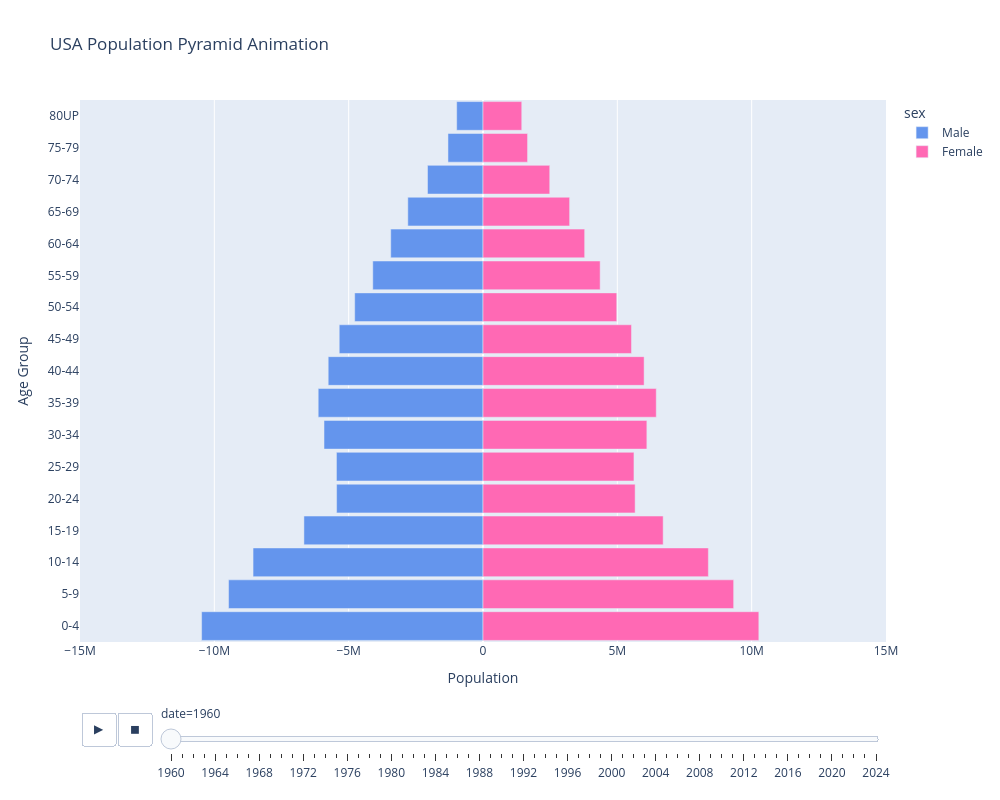

The notebook cell saved with this chart:
### Code cell
import plotly.express as px

def plot_pyramid_slider(df):
    """
    Creates an animated population pyramid for the USA (1960-Today).
    """
    # 1. Prepare the Data
    # Reset index of dataframe so we can access 'date' and 'country' as normal columns
    df_clean = df.reset_index()
    
    # Sort by Date Ascending (1960 -> 2021)
    df_clean['date'] = df_clean['date'].astype(int)
    df_clean = df_clean.sort_values("date", ascending=True)
    
    # 2. "Melt" the Data
    df_long = df_clean.melt(
        id_vars=['date', 'country'], 
        var_name='group', 
        value_name='count'
    )
    
    # Split "Male 0-4" into two columns: "Male" and "0-4"
    df_long[['sex', 'age']] = df_long['group'].str.split(' ', n=1, expand=True)
    
    # 3. The Negative Trick (for the Left side)
    df_long['population'] = df_long.apply(
        lambda row: -row['count'] if row['sex'] == 'Male' else row['count'], 
        axis=1
    )
    
    # 4. Define Age Order
    # Forces the graph to stack 0-4 at bottom, 80+ at top
    age_order = [
        "0-4", "5-9", "10-14", "15-19", "20-24", "25-29", "30-34",
        "35-39", "40-44", "45-49", "50-54", "55-59", "60-64", 
        "65-69", "70-74", "75-79", "80UP"
    ]
    
    # 5. Draw the Animation
    fig = px.bar(
        df_long,
        y="age",
        x="population",
        color="sex",
        animation_frame="date",       # <--- The Magic Slider
        orientation='h',
        range_x=[-15_000_000, 15_000_000], # Locks the camera so bars don't jump
        category_orders={"age": age_order[::-1]},
        title="USA Population Pyramid Animation",
        color_discrete_map={'Male': 'cornflowerblue', 'Female': 'hotpink'},
        height=800, 
        width=1000
    )
    
    # OPtional clean up labels
    fig.update_layout(
        xaxis_title="Population",
        yaxis_title="Age Group",
        bargap=0.1
    )
    
    fig.show()

# Use the function
plot_pyramid_slider(usa_data)

### Figure 1 — Plotly figure (JSON) as saved in the notebook; plotly's stock layout.template omitted (floating-point values rounded to 4 significant figures)
{"data": [{"hovertemplate": "sex=Male<br>date=1960<br>population=%{x}<br>age=%{y}<extra></extra>", "legendgroup": "Male", "marker": {"color": "cornflowerblue", "pattern": {"shape": ""}}, "name": "Male", "orientation": "h", "showlegend": true, "textposition": "auto", "type": "bar", "x": [-10470000.0, -9470000.0, -8559000.0, -6666000.0, -5449000.0, -5455000.0, -5918000.0, -6134000.0, -5762000.0, -5351000.0, -4776000.0, -4102000.0, -3435000.0, -2798000.0, -2065000.0, -1303000.0, -979800.0], "xaxis": "x", "y": ["0-4", "5-9", "10-14", "15-19", "20-24", "25-29", "30-34", "35-39", "40-44", "45-49", "50-54", "55-59", "60-64", "65-69", "70-74", "75-79", "80UP"], "yaxis": "y"}, {"hovertemplate": "sex=Female<br>date=1960<br>population=%{x}<br>age=%{y}<extra></extra>", "legendgroup": "Female", "marker": {"color": "hotpink", "pattern": {"shape": ""}}, "name": "Female", "orientation": "h", "showlegend": true, "textposition": "auto", "type": "bar", "x": [10270000.0, 9330000.0, 8389000.0, 6706000.0, 5662000.0, 5619000.0, 6099000.0, 6449000.0, 5997000.0, 5527000.0, 4978000.0, 4361000.0, 3784000.0, 3224000.0, 2484000.0, 1658000.0, 1442000.0], "xaxis": "x", "y": ["0-4", "5-9", "10-14", "15-19", "20-24", "25-29", "30-34", "35-39", "40-44", "45-49", "50-54", "55-59", "60-64", "65-69", "70-74", "75-79", "80UP"], "yaxis": "y"}], "layout": {"bargap": 0.1, "barmode": "relative", "height": 800, "legend": {"title": {"text": "sex"}, "tracegroupgap": 0}, "sliders": [{"active": 0, "currentvalue": {"prefix": "date="}, "len": 0.9, "pad": {"b": 10, "t": 60}, "steps": [{"args": [["1960"], {"frame": {"duration": 0, "redraw": true}, "fromcurrent": true, "mode": "immediate", "transition": {"duration": 0, "easing": "linear"}}], "label": "1960", "method": "animate"}, {"args": [["1961"], {"frame": {"duration": 0, "redraw": true}, "fromcurrent": true, "mode": "immediate", "transition": {"duration": 0, "easing": "linear"}}], "label": "1961", "method": "animate"}, {"args": [["1962"], {"frame": {"duration": 0, "redraw": true}, "fromcurrent": true, "mode": "immediate", "transition": {"duration": 0, "easing": "linear"}}], "label": "1962", "method": "animate"}, {"args": [["1963"], {"frame": {"duration": 0, "redraw": true}, "fromcurrent": true, "mode": "immediate", "transition": {"duration": 0, "easing": "linear"}}], "label": "1963", "method": "animate"}, {"args": [["1964"], {"frame": {"duration": 0, "redraw": true}, "fromcurrent": true, "mode": "immediate", "transition": {"duration": 0, "easing": "linear"}}], "label": "1964", "method": "animate"}, {"args": [["1965"], {"frame": {"duration": 0, "redraw": true}, "fromcurrent": true, "mode": "immediate", "transition": {"duration": 0, "easing": "linear"}}], "label": "1965", "method": "animate"}, {"args": [["1966"], {"frame": {"duration": 0, "redraw": true}, "fromcurrent": true, "mode": "immediate", "transition": {"duration": 0, "easing": "linear"}}], "label": "1966", "method": "animate"}, {"args": [["1967"], {"frame": {"duration": 0, "redraw": true}, "fromcurrent": true, "mode": "immediate", "transition": {"duration": 0, "easing": "linear"}}], "label": "1967", "method": "animate"}, {"args": [["1968"], {"frame": {"duration": 0, "redraw": true}, "fromcurrent": true, "mode": "immediate", "transition": {"duration": 0, "easing": "linear"}}], "label": "1968", "method": "animate"}, {"args": [["1969"], {"frame": {"duration": 0, "redraw": true}, "fromcurrent": true, "mode": "immediate", "transition": {"duration": 0, "easing": "linear"}}], "label": "1969", "method": "animate"}, {"args": [["1970"], {"frame": {"duration": 0, "redraw": true}, "fromcurrent": true, "mode": "immediate", "transition": {"duration": 0, "easing": "linear"}}], "label": "1970", "method": "animate"}, {"args": [["1971"], {"frame": {"duration": 0, "redraw": true}, "fromcurrent": true, "mode": "immediate", "transition": {"duration": 0, "easing": "linear"}}], "label": "1971", "method": "animate"}, {"args": [["1972"], {"frame": {"duration": 0, "redraw": true}, "fromcurrent": true, "mode": "immediate", "transition": {"duration": 0, "easing": "linear"}}], "label": "1972", "method": "animate"}, {"args": [["1973"], {"frame": {"duration": 0, "redraw": true}, "fromcurrent": true, "mode": "immediate", "transition": {"duration": 0, "easing": "linear"}}], "label": "1973", "method": "animate"}, {"args": [["1974"], {"frame": {"duration": 0, "redraw": true}, "fromcurrent": true, "mode": "immediate", "transition": {"duration": 0, "easing": "linear"}}], "label": "1974", "method": "animate"}, {"args": [["1975"], {"frame": {"duration": 0, "redraw": true}, "fromcurrent": true, "mode": "immediate", "transition": {"duration": 0, "easing": "linear"}}], "label": "1975", "method": "animate"}, {"args": [["1976"], {"frame": {"duration": 0, "redraw": true}, "fromcurrent": true, "mode": "immediate", "transition": {"duration": 0, "easing": "linear"}}], "label": "1976", "method": "animate"}, {"args": [["1977"], {"frame": {"duration": 0, "redraw": true}, "fromcurrent": true, "mode": "immediate", "transition": {"duration": 0, "easing": "linear"}}], "label": "1977", "method": "animate"}, {"args": [["1978"], {"frame": {"duration": 0, "redraw": true}, "fromcurrent": true, "mode": "immediate", "transition": {"duration": 0, "easing": "linear"}}], "label": "1978", "method": "animate"}, {"args": [["1979"], {"frame": {"duration": 0, "redraw": true}, "fromcurrent": true, "mode": "immediate", "transition": {"duration": 0, "easing": "linear"}}], "label": "1979", "method": "animate"}, {"args": [["1980"], {"frame": {"duration": 0, "redraw": true}, "fromcurrent": true, "mode": "immediate", "transition": {"duration": 0, "easing": "linear"}}], "label": "1980", "method": "animate"}, {"args": [["1981"], {"frame": {"duration": 0, "redraw": true}, "fromcurrent": true, "mode": "immediate", "transition": {"duration": 0, "easing": "linear"}}], "label": "1981", "method": "animate"}, {"args": [["1982"], {"frame": {"duration": 0, "redraw": true}, "fromcurrent": true, "mode": "immediate", "transition": {"duration": 0, "easing": "linear"}}], "label": "1982", "method": "animate"}, {"args": [["1983"], {"frame": {"duration": 0, "redraw": true}, "fromcurrent": true, "mode": "immediate", "transition": {"duration": 0, "easing": "linear"}}], "label": "1983", "method": "animate"}, {"args": [["1984"], {"frame": {"duration": 0, "redraw": true}, "fromcurrent": true, "mode": "immediate", "transition": {"duration": 0, "easing": "linear"}}], "label": "1984", "method": "animate"}, {"args": [["1985"], {"frame": {"duration": 0, "redraw": true}, "fromcurrent": true, "mode": "immediate", "transition": {"duration": 0, "easing": "linear"}}], "label": "1985", "method": "animate"}, {"args": [["1986"], {"frame": {"duration": 0, "redraw": true}, "fromcurrent": true, "mode": "immediate", "transition": {"duration": 0, "easing": "linear"}}], "label": "1986", "method": "animate"}, {"args": [["1987"], {"frame": {"duration": 0, "redraw": true}, "fromcurrent": true, "mode": "immediate", "transition": {"duration": 0, "easing": "linear"}}], "label": "1987", "method": "animate"}, {"args": [["1988"], {"frame": {"duration": 0, "redraw": true}, "fromcurrent": true, "mode": "immediate", "transition": {"duration": 0, "easing": "linear"}}], "label": "1988", "method": "animate"}, {"args": [["1989"], {"frame": {"duration": 0, "redraw": true}, "fromcurrent": true, "mode": "immediate", "transition": {"duration": 0, "easing": "linear"}}], "label": "1989", "method": "animate"}, {"args": [["1990"], {"frame": {"duration": 0, "redraw": true}, "fromcurrent": true, "mode": "immediate", "transition": {"duration": 0, "easing": "linear"}}], "label": "1990", "method": "animate"}, {"args": [["1991"], {"frame": {"duration": 0, "redraw": true}, "fromcurrent": true, "mode": "immediate", "transition": {"duration": 0, "easing": "linear"}}], "label": "1991", "method": "animate"}, {"args": [["1992"], {"frame": {"duration": 0, "redraw": true}, "fromcurrent": true, "mode": "immediate", "transition": {"duration": 0, "easing": "linear"}}], "label": "1992", "method": "animate"}, {"args": [["1993"], {"frame": {"duration": 0, "redraw": true}, "fromcurrent": true, "mode": "immediate", "transition": {"duration": 0, "easing": "linear"}}], "label": "1993", "method": "animate"}, {"args": [["1994"], {"frame": {"duration": 0, "redraw": true}, "fromcurrent": true, "mode": "immediate", "transition": {"duration": 0, "easing": "linear"}}], "label": "1994", "method": "animate"}, {"args": [["1995"], {"frame": {"duration": 0, "redraw": true}, "fromcurrent": true, "mode": "immediate", "transition": {"duration": 0, "easing": "linear"}}], "label": "1995", "method": "animate"}, {"args": [["1996"], {"frame": {"duration": 0, "redraw": true}, "fromcurrent": true, "mode": "immediate", "transition": {"duration": 0, "easing": "linear"}}], "label": "1996", "method": "animate"}, {"args": [["1997"], {"frame": {"duration": 0, "redraw": true}, "fromcurrent": true, "mode": "immediate", "transition": {"duration": 0, "easing": "linear"}}], "label": "1997", "method": "animate"}, {"args": [["1998"], {"frame": {"duration": 0, "redraw": true}, "fromcurrent": true, "mode": "immediate", "transition": {"duration": 0, "easing": "linear"}}], "label": "1998", "method": "animate"}, {"args": [["1999"], {"frame": {"duration": 0, "redraw": true}, "fromcurrent": true, "mode": "immediate", "transition": {"duration": 0, "easing": "linear"}}], "label": "1999", "method": "animate"}, {"args": [["2000"], {"frame": {"duration": 0, "redraw": true}, "fromcurrent": true, "mode": "immediate", "transition": {"duration": 0, "easing": "linear"}}], "label": "2000", "method": "animate"}, {"args": [["2001"], {"frame": {"duration": 0, "redraw": true}, "fromcurrent": true, "mode": "immediate", "transition": {"duration": 0, "easing": "linear"}}], "label": "2001", "method": "animate"}, {"args": [["2002"], {"frame": {"duration": 0, "redraw": true}, "fromcurrent": true, "mode": "immediate", "transition": {"duration": 0, "easing": "linear"}}], "label": "2002", "method": "animate"}, {"args": [["2003"], {"frame": {"duration": 0, "redraw": true}, "fromcurrent": true, "mode": "immediate", "transition": {"duration": 0, "easing": "linear"}}], "label": "2003", "method": "animate"}, {"args": [["2004"], {"frame": {"duration": 0, "redraw": true}, "fromcurrent": true, "mode": "immediate", "transition": {"duration": 0, "easing": "linear"}}], "label": "2004", "method": "animate"}, {"args": [["2005"], {"frame": {"duration": 0, "redraw": true}, "fromcurrent": true, "mode": "immediate", "transition": {"duration": 0, "easing": "linear"}}], "label": "2005", "method": "animate"}, {"args": [["2006"], {"frame": {"duration": 0, "redraw": true}, "fromcurrent": true, "mode": "immediate", "transition": {"duration": 0, "easing": "linear"}}], "label": "2006", "method": "animate"}, {"args": [["2007"], {"frame": {"duration": 0, "redraw": true}, "fromcurrent": true, "mode": "immediate", "transition": {"duration": 0, "easing": "linear"}}], "label": "2007", "method": "animate"}, {"args": [["2008"], {"frame": {"duration": 0, "redraw": true}, "fromcurrent": true, "mode": "immediate", "transition": {"duration": 0, "easing": "linear"}}], "label": "2008", "method": "animate"}, {"args": [["2009"], {"frame": {"duration": 0, "redraw": true}, "fromcurrent": true, "mode": "immediate", "transition": {"duration": 0, "easing": "linear"}}], "label": "2009", "method": "animate"}, {"args": [["2010"], {"frame": {"duration": 0, "redraw": true}, "fromcurrent": true, "mode": "immediate", "transition": {"duration": 0, "easing": "linear"}}], "label": "2010", "method": "animate"}, {"args": [["2011"], {"frame": {"duration": 0, "redraw": true}, "fromcurrent": true, "mode": "immediate", "transition": {"duration": 0, "easing": "linear"}}], "label": "2011", "method": "animate"}, {"args": [["2012"], {"frame": {"duration": 0, "redraw": true}, "fromcurrent": true, "mode": "immediate", "transition": {"duration": 0, "easing": "linear"}}], "label": "2012", "method": "animate"}, {"args": [["2013"], {"frame": {"duration": 0, "redraw": true}, "fromcurrent": true, "mode": "immediate", "transition": {"duration": 0, "easing": "linear"}}], "label": "2013", "method": "animate"}, {"args": [["2014"], {"frame": {"duration": 0, "redraw": true}, "fromcurrent": true, "mode": "immediate", "transition": {"duration": 0, "easing": "linear"}}], "label": "2014", "method": "animate"}, {"args": [["2015"], {"frame": {"duration": 0, "redraw": true}, "fromcurrent": true, "mode": "immediate", "transition": {"duration": 0, "easing": "linear"}}], "label": "2015", "method": "animate"}, {"args": [["2016"], {"frame": {"duration": 0, "redraw": true}, "fromcurrent": true, "mode": "immediate", "transition": {"duration": 0, "easing": "linear"}}], "label": "2016", "method": "animate"}, {"args": [["2017"], {"frame": {"duration": 0, "redraw": true}, "fromcurrent": true, "mode": "immediate", "transition": {"duration": 0, "easing": "linear"}}], "label": "2017", "method": "animate"}, {"args": [["2018"], {"frame": {"duration": 0, "redraw": true}, "fromcurrent": true, "mode": "immediate", "transition": {"duration": 0, "easing": "linear"}}], "label": "2018", "method": "animate"}, {"args": [["2019"], {"frame": {"duration": 0, "redraw": true}, "fromcurrent": true, "mode": "immediate", "transition": {"duration": 0, "easing": "linear"}}], "label": "2019", "method": "animate"}, {"args": [["2020"], {"frame": {"duration": 0, "redraw": true}, "fromcurrent": true, "mode": "immediate", "transition": {"duration": 0, "easing": "linear"}}], "label": "2020", "method": "animate"}, {"args": [["2021"], {"frame": {"duration": 0, "redraw": true}, "fromcurrent": true, "mode": "immediate", "transition": {"duration": 0, "easing": "linear"}}], "label": "2021", "method": "animate"}, {"args": [["2022"], {"frame": {"duration": 0, "redraw": true}, "fromcurrent": true, "mode": "immediate", "transition": {"duration": 0, "easing": "linear"}}], "label": "2022", "method": "animate"}, {"args": [["2023"], {"frame": {"duration": 0, "redraw": true}, "fromcurrent": true, "mode": "immediate", "transition": {"duration": 0, "easing": "linear"}}], "label": "2023", "method": "animate"}, {"args": [["2024"], {"frame": {"duration": 0, "redraw": true}, "fromcurrent": true, "mode": "immediate", "transition": {"duration": 0, "easing": "linear"}}], "label": "2024", "method": "animate"}], "x": 0.1, "xanchor": "left", "y": 0, "yanchor": "top"}], "title": {"text": "USA Population Pyramid Animation"}, "updatemenus": [{"buttons": [{"args": [null, {"frame": {"duration": 500, "redraw": true}, "fromcurrent": true, "mode": "immediate", "transition": {"duration": 500, "easing": "linear"}}], "label": "&#9654;", "method": "animate"}, {"args": [[null], {"frame": {"duration": 0, "redraw": true}, "fromcurrent": true, "mode": "immediate", "transition": {"duration": 0, "easing": "linear"}}], "label": "&#9724;", "method": "animate"}], "direction": "left", "pad": {"r": 10, "t": 70}, "showactive": false, "type": "buttons", "x": 0.1, "xanchor": "right", "y": 0, "yanchor": "top"}], "width": 1000, "xaxis": {"anchor": "y", "domain": [0, 1], "range": [-15000000, 15000000], "title": {"text": "Population"}}, "yaxis": {"anchor": "x", "categoryarray": ["0-4", "5-9", "10-14", "15-19", "20-24", "25-29", "30-34", "35-39", "40-44", "45-49", "50-54", "55-59", "60-64", "65-69", "70-74", "75-79", "80UP"], "categoryorder": "array", "domain": [0, 1], "title": {"text": "Age Group"}}}}
